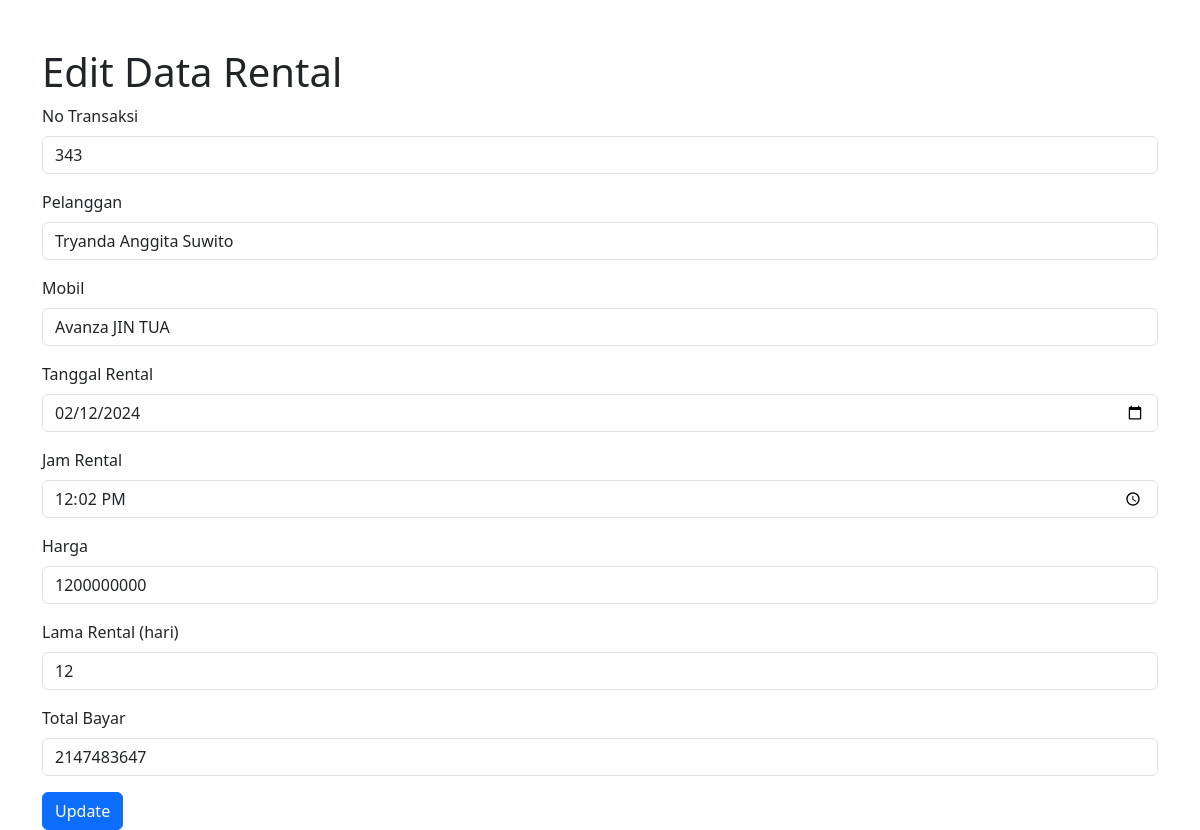
Screenshot of /edit_rental.php?id=343 with the database file from the repository.
### tables this page shows
CREATE TABLE `tbl_rental_tryandaasu` (
  `no_trx_tryandaasu` varchar(20) NOT NULL,
  `nik_ktp_tryandaasu` varchar(16) DEFAULT NULL,
  `no_plat_tryandaasu` varchar(10) DEFAULT NULL,
  `tgl_rental_tryandaasu` date DEFAULT NULL,
  `jam_rental_tryandaasu` time DEFAULT NULL,
  `harga_tryandaasu` int(11) DEFAULT NULL,
  `lama_tryandaasu` int(11) DEFAULT NULL,
  `total_bayar_tryandaasu` int(11) DEFAULT NULL
);

CREATE TABLE `tbl_pelanggan_tryandaasu` (
  `nik_ktp_tryandaasu` varchar(16) NOT NULL,
  `nama_tryandaasu` varchar(35) DEFAULT NULL,
  `no_hp_tryandaasu` varchar(15) DEFAULT NULL,
  `alamat_tryandaasu` varchar(45) DEFAULT NULL
);

CREATE TABLE `tbl_mobil_tryandaasu` (
  `no_plat_tryandaasu` varchar(10) NOT NULL,
  `nama_mobil_tryandaasu` varchar(25) DEFAULT NULL,
  `brand_mobil_tryandaasu` varchar(25) DEFAULT NULL,
  `tipe_transmisi_tryandaasu` varchar(10) DEFAULT NULL
);

### edit_rental.php (the view, shortened to what this page needs)
<?php
include 'koneksi.php';
$id = $_GET['id'];
$query = "SELECT * FROM tbl_rental_tryandaasu WHERE no_trx_tryandaasu = '$id'";
$result = $conn->query($query);
$row = $result->fetch_assoc();
$query_pelanggan = "SELECT * FROM tbl_pelanggan_tryandaasu";
$result_pelanggan = $conn->query($query_pelanggan);
$query_mobil = "SELECT * FROM tbl_mobil_tryandaasu";
$result_mobil = $conn->query($query_mobil);
?>
<!DOCTYPE html>
<html lang="en">
<head>
    <link href="https://cdn.jsdelivr.net/npm/bootstrap@5.3.0-alpha1/dist/css/bootstrap.min.css" rel="stylesheet">
</head>
<body>
    <div class="container mt-5">
        <h1>Edit Data Rental</h1>
        <form method="POST">
            <div class="mb-3">
                <label for="no_trx" class="form-label">No Transaksi</label>
                <input type="text" class="form-control" id="no_trx" name="no_trx" value="<?php echo $row['no_trx_tryandaasu']; ?>" readonly>
            </div>
            <div class="mb-3">
                <label for="nik_ktp" class="form-label">Pelanggan</label>
                <select class="form-control" id="nik_ktp" name="nik_ktp" required>
                    <?php while($pelanggan = $result_pelanggan->fetch_assoc()): ?>
                        <option value="<?php echo $pelanggan['nik_ktp_tryandaasu']; ?>" <?php echo ($pelanggan['nik_ktp_tryandaasu'] == $row['nik_ktp_tryandaasu']) ? 'selected' : ''; ?>>
                            <?php echo $pelanggan['nama_tryandaasu']; ?>
                        </option>
                    <?php endwhile; ?>
                </select>
            </div>
            <div class="mb-3">
                <label for="no_plat" class="form-label">Mobil</label>
                <select class="form-control" id="no_plat" name="no_plat" required>
                    <?php while($mobil = $result_mobil->fetch_assoc()): ?>
                        <option value="<?php echo $mobil['no_plat_tryandaasu']; ?>" <?php echo ($mobil['no_plat_tryandaasu'] == $row['no_plat_tryandaasu']) ? 'selected' : ''; ?>>
                            <?php echo $mobil['nama_mobil_tryandaasu']; ?>
                        </option>
                    <?php endwhile; ?>
                </select>
            </div>
            <div class="mb-3">
                <label for="tgl_rental" class="form-label">Tanggal Rental</label>
                <input type="date" class="form-control" id="tgl_rental" name="tgl_rental" value="<?php echo $row['tgl_rental_tryandaasu']; ?>" required>
            </div>
            <div class="mb-3">
                <label for="jam_rental" class="form-label">Jam Rental</label>
                <input type="time" class="form-control" id="jam_rental" name="jam_rental" value="<?php echo $row['jam_rental_tryandaasu']; ?>" required>
            </div>
            <div class="mb-3">
                <label for="harga" class="form-label">Harga</label>
                <input type="number" class="form-control" id="harga" name="harga" value="<?php echo $row['harga_tryandaasu']; ?>" required>
            </div>
            <div class="mb-3">
                <label for="lama" class="form-label">Lama Rental (hari)</label>
                <input type="number" class="form-control" id="lama" name="lama" value="<?php echo $row['lama_tryandaasu']; ?>" required>
            </div>
            <div class="mb-3">
                <label for="total_bayar" class="form-label">Total Bayar</label>
                <input type="number" class="form-control" id="total_bayar" name="total_bayar" value="<?php echo $row['total_bayar_tryandaasu']; ?>" required>
            </div>
            <button type="submit" class="btn btn-primary">Update</button>
        </form>
    </div>
</body>
</html>

### rows the page displays
tbl_rental_tryandaasu: no_trx "343", nik_ktp "Tryanda Anggita Suwito", no_plat "Avanza JIN TUA", tgl_rental "02/12/2024", jam_rental "12:02:00", harga "1200000000", lama "12", total_bayar "2147483647"
